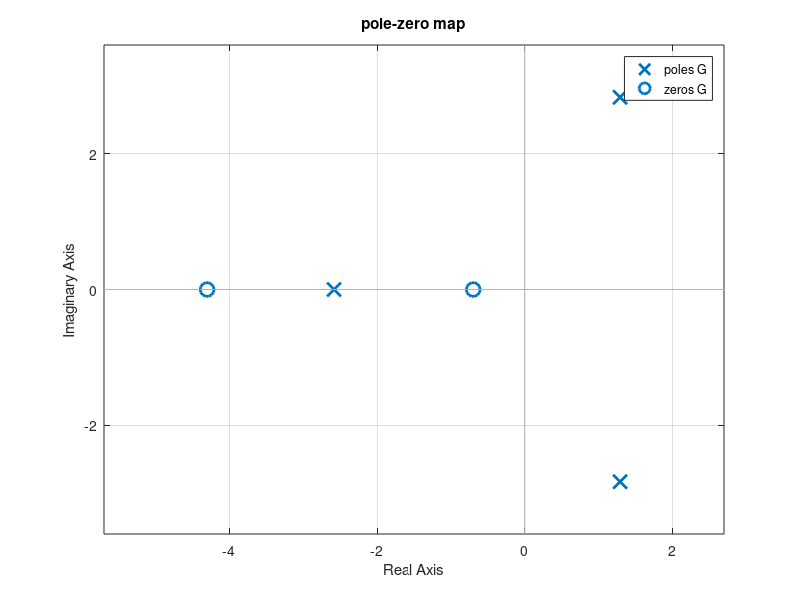

The MATLAB source for this figure:
% Pole-zero map of G(s)
G=tf([1 5 3],[1 0 3 25]); %the transfer function G(s)
pzmap(G); %pole-zero map on the complex plane
title('pole-zero map');
